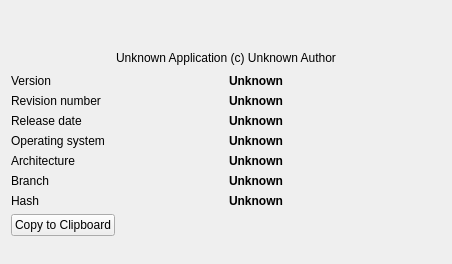
     <widget class="QWidget" name="tab_about">
      <attribute name="title">
       <string>About</string>
      </attribute>
      <layout class="QVBoxLayout" name="verticalLayout">
       <item>
        <widget class="QLabel" name="labelSplashPicture">
         <property name="text">
          <string/>
         </property>
         <property name="pixmap">
          <pixmap resource="../Icons/resource.qrc">:/icons/freecadsplash.png</pixmap>
         </property>
         <property name="alignment">
          <set>Qt::AlignCenter</set>
         </property>
        </widget>
       </item>
       <item>
        <spacer name="spacer">
         <property name="orientation">
          <enum>Qt::Vertical</enum>
         </property>
         <property name="sizeHint">
          <size>
           <width>430</width>
           <height>17</height>
          </size>
         </property>
        </spacer>
       </item>
       <item>
        <layout class="QVBoxLayout" name="boxInfo">
         <property name="spacing">
          <number>6</number>
         </property>
         <property name="margin">
          <number>0</number>
         </property>
         <item>
          <layout class="QHBoxLayout" name="boxAuthor">
           <property name="spacing">
            <number>6</number>
           </property>
           <property name="margin">
            <number>0</number>
           </property>
           <item>
            <spacer>
             <property name="orientation">
              <enum>Qt::Horizontal</enum>
             </property>
             <property name="sizeHint">
              <size>
               <width>31</width>
               <height>20</height>
              </size>
             </property>
            </spacer>
           </item>
           <item>
            <widget class="Gui::UrlLabel" name="labelAuthor">
             <property name="text">
              <string notr="true">Unknown Application (c) Unknown Author</string>
             </property>
             <property name="textFormat">
              <enum>Qt::PlainText</enum>
             </property>
            </widget>
           </item>
           <item>
            <spacer>
             <property name="orientation">
              <enum>Qt::Horizontal</enum>
             </property>
             <property name="sizeHint">
              <size>
               <width>31</width>
               <height>20</height>
              </size>
             </property>
            </spacer>
           </item>
          </layout>
         </item>
         <item>
          <layout class="QGridLayout" name="boxVersion" rowstretch="0,0,0,0,0,0,0">
           <property name="margin">
            <number>0</number>
           </property>
           <property name="spacing">
            <number>6</number>
           </property>
           <item row="0" column="0">
            <widget class="QLabel" name="labelVersion">
             <property name="text">
              <string>Version</string>
             </property>
            </widget>
           </item>
           <item row="0" column="1">
            <widget class="QLabel" name="labelBuildVersion">
             <property name="text">
              <string notr="true">&lt;html&gt;&lt;head/&gt;&lt;body&gt;&lt;p&gt;&lt;span style="font-weight:600;"&gt;Unknown&lt;/span&gt;&lt;/p&gt;&lt;/body&gt;&lt;/html&gt;</string>
             </property>
            </widget>
           </item>
           <item row="1" column="0">
            <widget class="QLabel" name="labelRevision">
             <property name="text">
              <string>Revision number</string>
             </property>
            </widget>
           </item>
           <item row="1" column="1">
            <widget class="QLabel" name="labelBuildRevision">
             <property name="text">
              <string notr="true">&lt;html&gt;&lt;head/&gt;&lt;body&gt;&lt;p&gt;&lt;span style="font-weight:600;"&gt;Unknown&lt;/span&gt;&lt;/p&gt;&lt;/body&gt;&lt;/html&gt;</string>
             </property>
            </widget>
           </item>
           <item row="2" column="0">
            <widget class="QLabel" name="labelDate">
             <property name="text">
              <string>Release date</string>
             </property>
            </widget>
           </item>
           <item row="2" column="1">
            <widget class="QLabel" name="labelBuildDate">
             <property name="text">
              <string notr="true">&lt;html&gt;&lt;head/&gt;&lt;body&gt;&lt;p&gt;&lt;span style=" font-weight:600;"&gt;Unknown&lt;/span&gt;&lt;/p&gt;&lt;/body&gt;&lt;/html&gt;</string>
             </property>
            </widget>
           </item>
           <item row="3" column="0">
            <widget class="QLabel" name="labelOS">
             <property name="text">
              <string>Operating system</string>
             </property>
            </widget>
           </item>
           <item row="3" column="1">
            <widget class="QLabel" name="labelBuildOS">
             <property name="text">
              <string notr="true">&lt;html&gt;&lt;head/&gt;&lt;body&gt;&lt;p&gt;&lt;span style="font-weight:600;"&gt;Unknown&lt;/span&gt;&lt;/p&gt;&lt;/body&gt;&lt;/html&gt;</string>
             </property>
            </widget>
           </item>
           <item row="4" column="0">
            <widget class="QLabel" name="labelArchitecture">
             <property name="text">
              <string>Architecture</string>
             </property>
            </widget>
           </item>
           <item row="4" column="1">
            <widget class="QLabel" name="labelBuildRunArchitecture">
             <property name="text">
              <string notr="true">&lt;html&gt;&lt;head/&gt;&lt;body&gt;&lt;p&gt;&lt;span style="font-weight:600;"&gt;Unknown&lt;/span&gt;&lt;/p&gt;&lt;/body&gt;&lt;/html&gt;</string>
             </property>
            </widget>
           </item>
           <item row="5" column="0">
            <widget class="QLabel" name="labelBranch">
             <property name="text">
              <string>Branch</string>
             </property>
            </widget>
           </item>
           <item row="5" column="1">
            <widget class="QLabel" name="labelBuildBranch">
             <property name="text">
              <string notr="true">&lt;html&gt;&lt;head/&gt;&lt;body&gt;&lt;p&gt;&lt;span style="font-weight:600;"&gt;Unknown&lt;/span&gt;&lt;/p&gt;&lt;/body&gt;&lt;/html&gt;</string>
             </property>
            </widget>
           </item>
           <item row="6" column="0">
            <widget class="QLabel" name="labelHash">
             <property name="text">
              <string>Hash</string>
             </property>
            </widget>
           </item>
          <item row="6" column="1">
            <widget class="Gui::UrlLabel" name="labelBuildHash">
             <property name="text">
              <string notr="true">&lt;html&gt;&lt;head/&gt;&lt;body&gt;&lt;p&gt;&lt;span style="font-weight:600;"&gt;Unknown&lt;/span&gt;&lt;/p&gt;&lt;/body&gt;&lt;/html&gt;</string>
             </property>
            </widget>
           </item>
           </layout>
         </item>
        </layout>
       </item>
       <item>
        <layout class="QHBoxLayout" name="horizontalLayout">
         <item>
          <widget class="QPushButton" name="copyButton">
           <property name="text">
            <string>Copy to Clipboard</string>
           </property>
          </widget>
         </item>
         <item>
          <spacer name="horizontalSpacer">
           <property name="orientation">
            <enum>Qt::Horizontal</enum>
           </property>
           <property name="sizeHint">
            <size>
             <width>40</width>
             <height>20</height>
            </size>
           </property>
          </spacer>
         </item>
        </layout>
       </item>
       <item>
        <spacer name="spacer_4">
         <property name="orientation">
          <enum>Qt::Vertical</enum>
         </property>
         <property name="sizeHint">
          <size>
           <width>430</width>
           <height>17</height>
          </size>
         </property>
        </spacer>
       </item>
      </layout>
     </widget>
